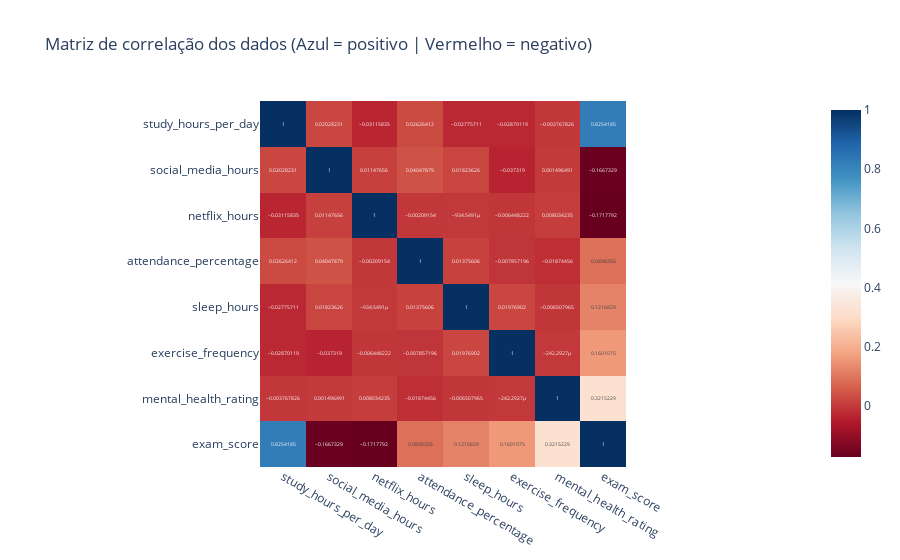

Notebook source saved alongside this figure:
### Markdown cell above
### 4.1 - Visualização de dados com **Plotly**

### **Gráfico heatmap**

Transforma a matriz de correlação em um **heatmap**:

    imshow()

Parâmetros importantes: 

    corr → dados que vão virar imagem
    text_auto=True → escreve os valores dentro das células
    color_continuous_scale='RdBu'
        vermelho → correlação negativa
        azul → correlação positiva
    title → título do gráfico

### Code cell
fig_1 = px.imshow(
    corr,
    text_auto=True,
    color_continuous_scale='RdBu',
    title='Matriz de correlação dos dados (Azul = positivo | Vermelho = negativo)'
    
)

fig_1.show()

### Figure 1 — Plotly figure (JSON) as saved in the notebook; plotly's stock layout.template omitted (floating-point values rounded to 4 significant figures)
{"data": [{"coloraxis": "coloraxis", "hovertemplate": "x: %{x}<br>y: %{y}<br>color: %{z}<extra></extra>", "name": "0", "texttemplate": "%{z}", "type": "heatmap", "x": ["study_hours_per_day", "social_media_hours", "netflix_hours", "attendance_percentage", "sleep_hours", "exercise_frequency", "mental_health_rating", "exam_score"], "xaxis": "x", "y": ["study_hours_per_day", "social_media_hours", "netflix_hours", "attendance_percentage", "sleep_hours", "exercise_frequency", "mental_health_rating", "exam_score"], "yaxis": "y", "z": [[1.0, 0.02028, -0.03116, 0.02626, -0.02776, -0.0287, -0.003768, 0.8254], [0.02028, 1.0, 0.01148, 0.04048, 0.01824, -0.03732, 0.001496, -0.1667], [-0.03116, 0.01148, 1.0, -0.002092, -0.0009345, -0.006448, 0.008034, -0.1718], [0.02626, 0.04048, -0.002092, 1.0, 0.01376, -0.007857, -0.01874, 0.08984], [-0.02776, 0.01824, -0.0009345, 0.01376, 1.0, 0.01977, -0.006508, 0.1217], [-0.0287, -0.03732, -0.006448, -0.007857, 0.01977, 1.0, -0.0002423, 0.1601], [-0.003768, 0.001496, 0.008034, -0.01874, -0.006508, -0.0002423, 1.0, 0.3215], [0.8254, -0.1667, -0.1718, 0.08984, 0.1217, 0.1601, 0.3215, 1.0]]}], "layout": {"coloraxis": {"colorscale": [[0, "rgb(103,0,31)"], [0.1, "rgb(178,24,43)"], [0.2, "rgb(214,96,77)"], [0.3, "rgb(244,165,130)"], [0.4, "rgb(253,219,199)"], [0.5, "rgb(247,247,247)"], [0.6, "rgb(209,229,240)"], [0.7, "rgb(146,197,222)"], [0.8, "rgb(67,147,195)"], [0.9, "rgb(33,102,172)"], [1, "rgb(5,48,97)"]]}, "title": {"text": "Matriz de correlação dos dados (Azul = positivo | Vermelho = negativo)"}, "xaxis": {"anchor": "y", "constrain": "domain", "domain": [0, 1], "scaleanchor": "y"}, "yaxis": {"anchor": "x", "autorange": "reversed", "constrain": "domain", "domain": [0, 1]}}}
